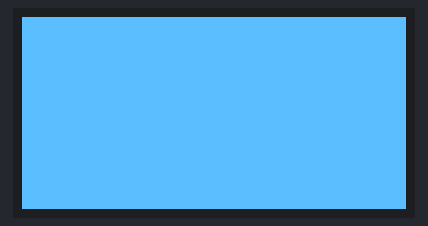
Simulated run of this program. Board: ESP32. Shown: 128×64 one-colour display. Wiring (inferred from the names in the program): SSD1306 OLED at I2C address 0x3C. What the program prints to the serial monitor is not drawn.

Above: at 5.7 s.
At 6.9 s:
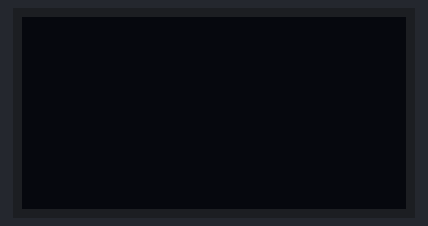
At 8.2 s:
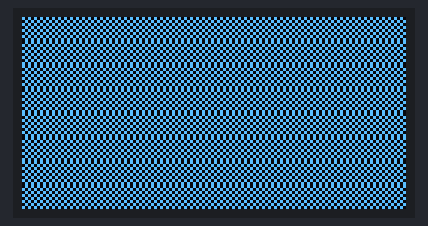

The program:

main.cpp
```cpp
#include <Arduino.h>
#include <Wire.h>

// Standalone SSD1306 I2C diagnostic based on the user's supplied OLED example.
namespace {
constexpr uint8_t kAddress = 0x3C;
constexpr uint8_t kSdaPin = 21;
constexpr uint8_t kSclPin = 22;
constexpr uint32_t kStartupDelayMs = 5000;

bool writeByte(uint8_t value, bool data) {
  Wire.beginTransmission(kAddress);
  Wire.write(data ? 0x40 : 0x00);
  Wire.write(value);
  return Wire.endTransmission() == 0;
}

void command(uint8_t value) { writeByte(value, false); }

void setPosition(uint8_t page, uint8_t column) {
  command(0xB0 | page);
  command(0x10 | (column >> 4));
  command(column & 0x0F);
}

void fill(uint8_t pixels) {
  for (uint8_t page = 0; page < 8; ++page) {
    setPosition(page, 0);
    for (uint8_t column = 0; column < 128; ++column) {
      writeByte(pixels, true);
    }
  }
}

void initialise() {
  const uint8_t commands[] = {
      0xAE, 0x00, 0x10, 0x40, 0x81, 0xCF, 0xA1, 0xC8, 0xA6, 0xA8,
      0x3F, 0xD3, 0x00, 0xD5, 0x80, 0xD9, 0xF1, 0xDA, 0x12, 0xDB,
      0x40, 0x20, 0x02, 0x8D, 0x14, 0xA4, 0xA6, 0xAF,
  };
  for (const uint8_t value : commands) command(value);
}

void checkerboard() {
  for (uint8_t page = 0; page < 8; ++page) {
    setPosition(page, 0);
    for (uint8_t column = 0; column < 128; ++column) {
      writeByte((column + page) & 1 ? 0xAA : 0x55, true);
    }
  }
}
}  // namespace

void setup() {
  Serial.begin(115200);
  delay(300);
  Wire.begin(kSdaPin, kSclPin);
  Wire.setClock(400000);
  Wire.beginTransmission(kAddress);
  const bool detected = Wire.endTransmission() == 0;
  Serial.printf("SSD1306 0x3C: %s\n", detected ? "FOUND" : "NO_REPLY");

  // Let the OLED power rail settle before sending the supplied example's
  // SSD1306 initialization sequence or any pixel data.
  Serial.println("Waiting 5 seconds before display test...");
  delay(kStartupDelayMs);
  initialise();
}

void loop() {
  fill(0xFF);  // Entire display white.
  delay(1000);
  fill(0x00);  // Entire display black.
  delay(1000);
  checkerboard();
  delay(1000);
}
```

Measured:
- by itself, everything shown: repeats every 3.9 s, in 3 steps
- what the display in image 0 shows lasts 1.3 s, from 5.6 s to 6.9 s
